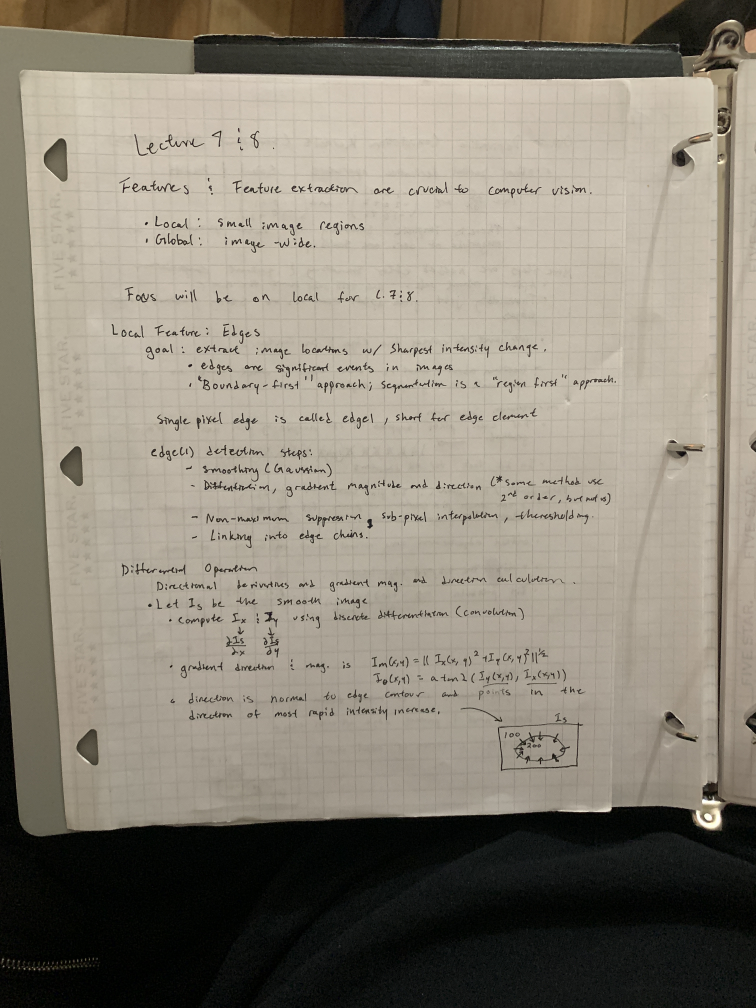
#> input picture ImageProcessing/testJPG/gridPaperExample.JPG, 3024 x 4032 px, found by its file name (shown at 1/4 size)
$ python main.py
#> lines starting #> are read from the running program, lines starting #| are printed output that depends on the picture; after the words box and inside, x2 and y2 are one past the last pixel; in counts of white or black regions, pixels touching at a corner belong together
### ImageProcessing/CPY_ImageScan.py
import cv2
import numpy as np
import matplotlib as plot

# Load Image
def LoadImage(imagePath: str) -> np.ndarray:
    image = cv2.imread(imagePath)
#> image is the input picture: shape (4032, 3024, 3); mean B, G, R 117.9, 130.6, 137.3
    if image is None:
        raise ValueError(f"Image not found at path: {imagePath}")
    return image

# Show Image
def ShowImage(image: np.ndarray, title: str = "Image"):
    cv2.imshow(title, image)
    cv2.waitKey(0)
    cv2.destroyAllWindows()

# Convert to Gray
def ConvertToGray(image: np.ndarray) -> np.ndarray:
    return cv2.cvtColor(image, cv2.COLOR_BGR2GRAY)

# Apply Gaussian Blur
def ApplyGaussianBlur(image: np.ndarray, kernel_size: int = 5, sigma: float = 0) -> np.ndarray:
#> called with kernel_size = 5, sigma = 0
    return cv2.GaussianBlur(image, (kernel_size, kernel_size), sigma)

# Apply Canny Edge Detection
def ApplyCannyEdgeDetection(image: np.ndarray, threshold1: int, threshold2: int) -> np.ndarray:
#> called with threshold1 = 45, threshold2 = 125
    return cv2.Canny(image, threshold1, threshold2)
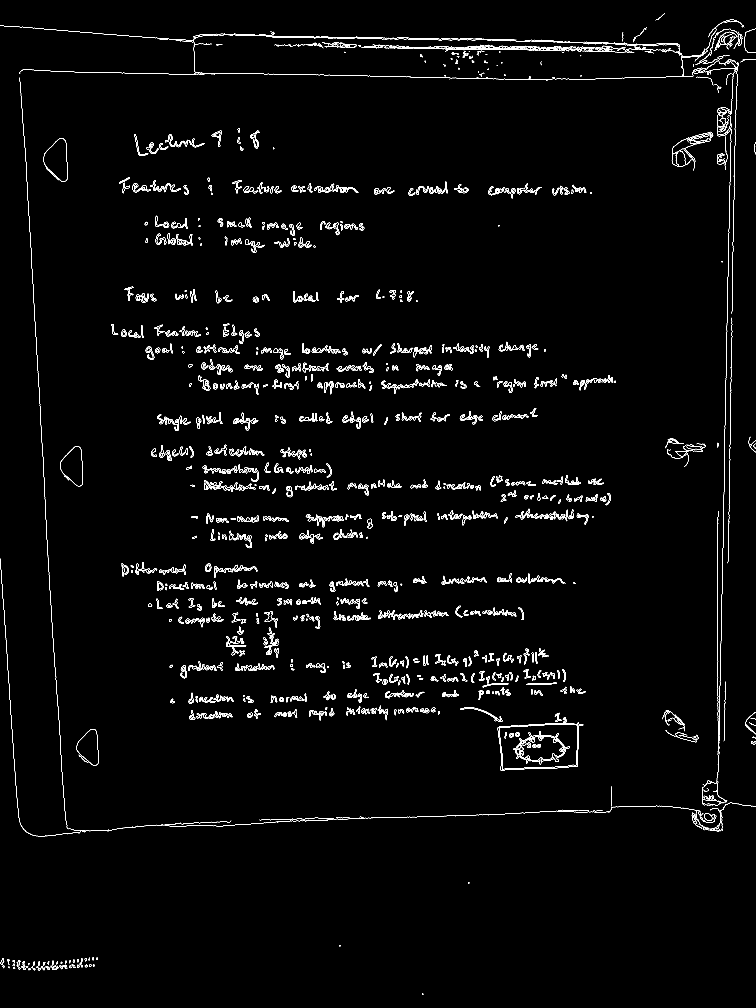
#> returned value: shape (4032, 3024) (shown at 1/4 size); 1.2% white in thin lines or dots

# Image Closing
def ImageClosing(image: np.ndarray, kernel_size: int = 5, dil_iteration: int = 3, ero_iteration: int = 2) -> np.ndarray:
#> called with kernel_size = 5, dil_iteration = 3, ero_iteration = 2
    kernel = np.ones((kernel_size, kernel_size))
    newImage = cv2.dilate(image, np.ones((5,5)), iterations=dil_iteration)
#> newImage: shape (4032, 3024); 10.9% white; 233 white regions, largest, box (x1, y1, x2, y2) and area: (0, 72, 3024, 3353) 375031, (1985, 2845, 2339, 3090) 38896, (805, 1851, 1110, 1980) 19283
    newImage = cv2.erode(newImage, np.ones((5,5)), iterations=ero_iteration)
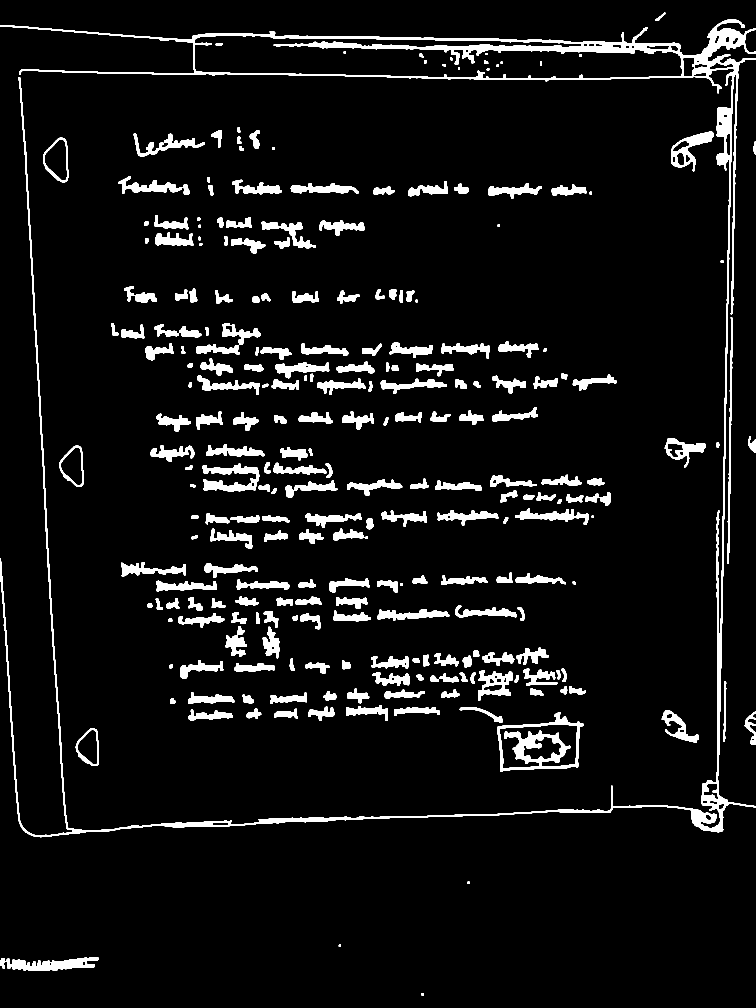
#> newImage: shape (4032, 3024) (shown at 1/4 size); 6.2% white; 251 white regions
    return newImage

# Contour Coordinate Reordering -->
# reorder points to top-left, top-right, bottom-right, bottom-left
def contourCoordinateReordering(points):
    points = points.reshape(4, 2)

    orderedPoints = np.zeros((4, 2), dtype=np.float32)
    summ = points.sum(axis=1)
    diff = np.diff(points, axis=1)

    orderedPoints[0] = points[np.argmin(summ)]
    orderedPoints[1] = points[np.argmin(diff)]
    orderedPoints[2] = points[np.argmax(summ)]
    orderedPoints[3] = points[np.argmax(diff)]
    orderedPoints = orderedPoints.reshape((4, 1, 2))
    return orderedPoints

# Find Biggest Contour
def BiggestContour(image: np.ndarray) -> np.ndarray:
    contours, _ = cv2.findContours(image, cv2.RETR_EXTERNAL, cv2.CHAIN_APPROX_SIMPLE)
#> contours = 237 contours; largest, box (x1, y1, x2, y2) and area: (0, 76, 3024, 3349) 429066, (1989, 2849, 2335, 3086) 58228, (173, 551, 273, 729) 12799, (0, 3828, 394, 3884) 11434, (2685, 525, 2855, 685) 11201

    # deal with curves
    contours = [cv2.convexHull(contour) for contour in contours]
#> contours = 237 contours; largest, box (x1, y1, x2, y2) and area: (0, 76, 3024, 3349) 9777148, (1989, 2849, 2335, 3086) 66822, (809, 1855, 1037, 1968) 22906, (0, 3828, 394, 3884) 18234, (535, 534, 820, 626) 17948
    biggestContour = np.array({})
    maxArea = 0
    for contour in contours:
        area = cv2.contourArea(contour)
        perimeter = cv2.arcLength(contour, True)
        epsilon = .1*perimeter
        approx = cv2.approxPolyDP(contour, epsilon, True)
        if area > maxArea and len(approx) == 4:
            biggestContour = approx
            maxArea = area
#> this loop made 237 passes
#> (area, perimeter, epsilon, biggestContour, maxArea) on passes 1, 6, 236: (70.5, 32.24, 3.22, [[1693, 3972], [1694, 3980], [1687, 3981], [1686, 3972]], 70.5), (66821.5, 1024.3, 102.4, [[2334, 2896], [2311, 3068], [2002, 3085], [1990, 2907]], 66821.5), (9777148.5, 12342.5, 1234.3, [[3023, 113], [3023, 3228], [103, 3330], [0, 100]], 9777148.5)
#> (area, perimeter, epsilon, approx) on passes 2, 3, 4, 5, 7, 8: (18234, 843, 84.3, [[393, 3831], [0, 3860]]), (65.5, 30.11, 3.01, [[1362, 3778], [1362, 3787], [1356, 3787], [1356, 3779]]), (68.5, 31.74, 3.17, [[1878, 3527], [1878, 3535], [1871, 3535], [1871, 3526]]), (10173, 394.4, 39.44, [[363, 2914], [385, 3063], [303, 2992]]), (4186, 307.2, 30.72, [[3023, 2846], [3011, 2979], [2979, 2900]]), (10315.5, 426.6, 42.66, [[2662, 2840], [2786, 2970], [2661, 2925]])
#> after the loop, maxArea = 9777148.5
    biggestContour = contourCoordinateReordering(biggestContour)
#> in contourCoordinateReordering, `points = points.reshape(4, 2)`: points = [[3023, 113], [3023, 3228], [103, 3330], [0, 100]]
#> in contourCoordinateReordering, `summ = points.sum(axis=1)`: summ = [3136, 6251, 3433, 100]
#> in contourCoordinateReordering, `diff = np.diff(points, axis=1)`: diff = [-2910, 205, 3227, 100]
#> biggestContour = [[0, 100], [3023, 113], [3023, 3228], [103, 3330]]
    return biggestContour

# Get M Matrix (Camera Matrix)
def GetMMatrix(source: np.ndarray, destination: np.ndarray) -> np.ndarray:
    return cv2.getPerspectiveTransform(source, destination)

# Warp Perspective
def WarpPerspective(image: np.ndarray, points: np.ndarray, width: int = 2590, height: int = 3340) -> np.ndarray:
    return cv2.warpPerspective(image, points, (width, height))

# Scans Looseleaf
def ScanDocument(imagePath: str, threshold1: int = 45, threshold2: int = 125, width: int = 2590, height: int = 3340, option: int = 0) -> np.ndarray:
    image = LoadImage(imagePath)
    grayImage = ConvertToGray(image)
    grayImageBlur = ApplyGaussianBlur(grayImage)
    grayImageEdges = ApplyCannyEdgeDetection(grayImageBlur, threshold1, threshold2)
    grayImageEdgesClosing = ImageClosing(grayImageEdges)
    bigContour = BiggestContour(grayImageEdgesClosing)
#> bigContour = [[0, 100], [3023, 113], [3023, 3228], [103, 3330]]
    mMatrix = GetMMatrix(np.float32(bigContour), np.float32([ [0, 0], [width, 0], [width, height], [0,height] ]))
#> mMatrix = [[0.825, -0.0263, 2.63], [-0.00429, 0.998, -99.79], [-1.21e-05, -1.02e-05, 1]]

    # colored
    if option == 0:
        paper = WarpPerspective(image, mMatrix, width, height)
        return paper

    # grayscaled
    elif option == 1:
        paper = WarpPerspective(grayImage, mMatrix, width, height)
        return paper

    # binary
    elif option == 2:
        paper = WarpPerspective(grayImage, mMatrix, width, height)
#> in WarpPerspective, `return cv2.warpPerspective(image, points, (width, height))`:
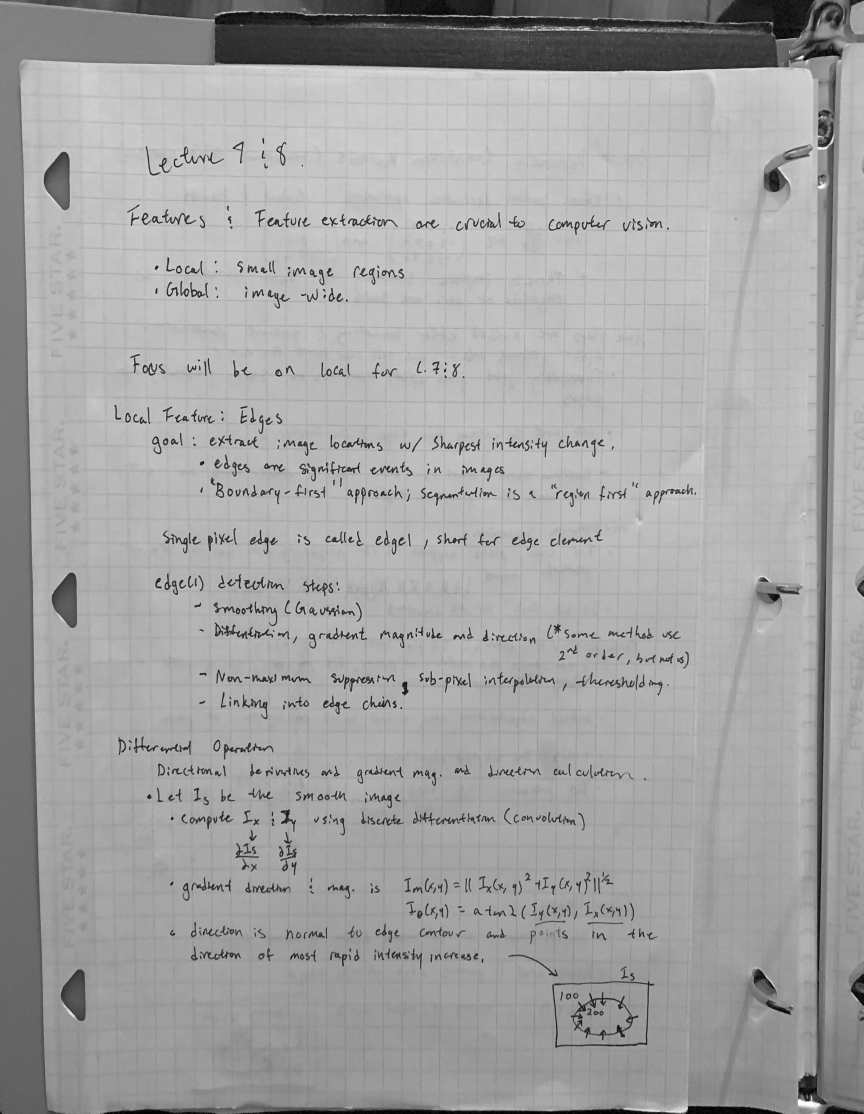
#> returned value: shape (3340, 2590) (shown at 1/3 size); min 0, max 255, mean 162.9
        denoisedImage = cv2.medianBlur(paper, 3)
        blurredDenoisedImage = ApplyGaussianBlur(denoisedImage)
        brightness = 3
        blockSize = 13
        binary = cv2.adaptiveThreshold(blurredDenoisedImage, 255, cv2.ADAPTIVE_THRESH_GAUSSIAN_C, cv2.THRESH_BINARY, blockSize, brightness)
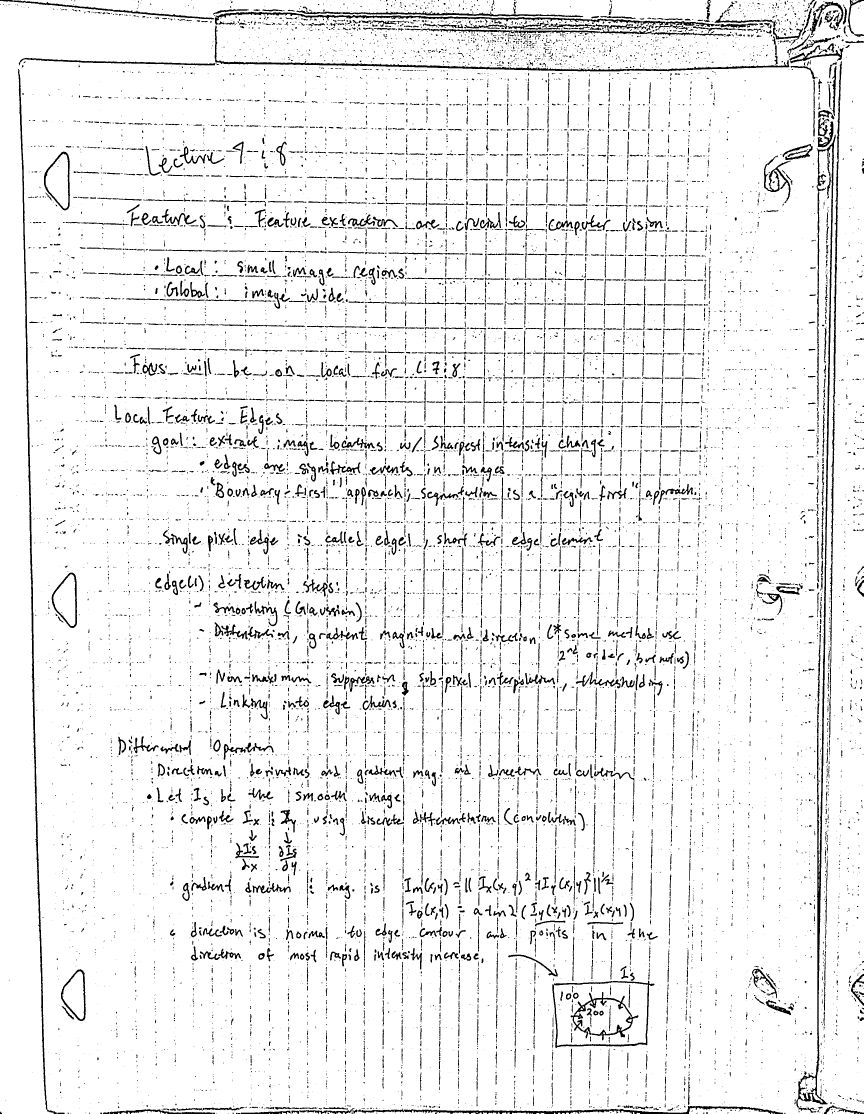
#> binary: shape (3340, 2590) (shown at 1/3 size); 93.3% white; 14333 black regions (10675 under 20 px), largest, box (x1, y1, x2, y2) and area: (2389, 403, 2507, 3338) 20285, (54, 207, 171, 3340) 14811, (644, 35, 2274, 93) 10414
        return binary

### ImageProcessing/PDFGenerator.py
from PIL import Image

def jpgs_to_pdf(image_paths, output_path):
    """
    Converts a list of JPG image paths to a single PDF.
    Assumes all images are RGB or converts them if needed.

    Parameters:
        image_paths (list of str): Paths to JPG images.
        output_path (str): Output path for the PDF.

    Returns:
        None
    """
#> called with output_path = 'ImageProcessing/output.pdf'
    images = []
    for path in image_paths:
        img = Image.open(path).convert("RGB")
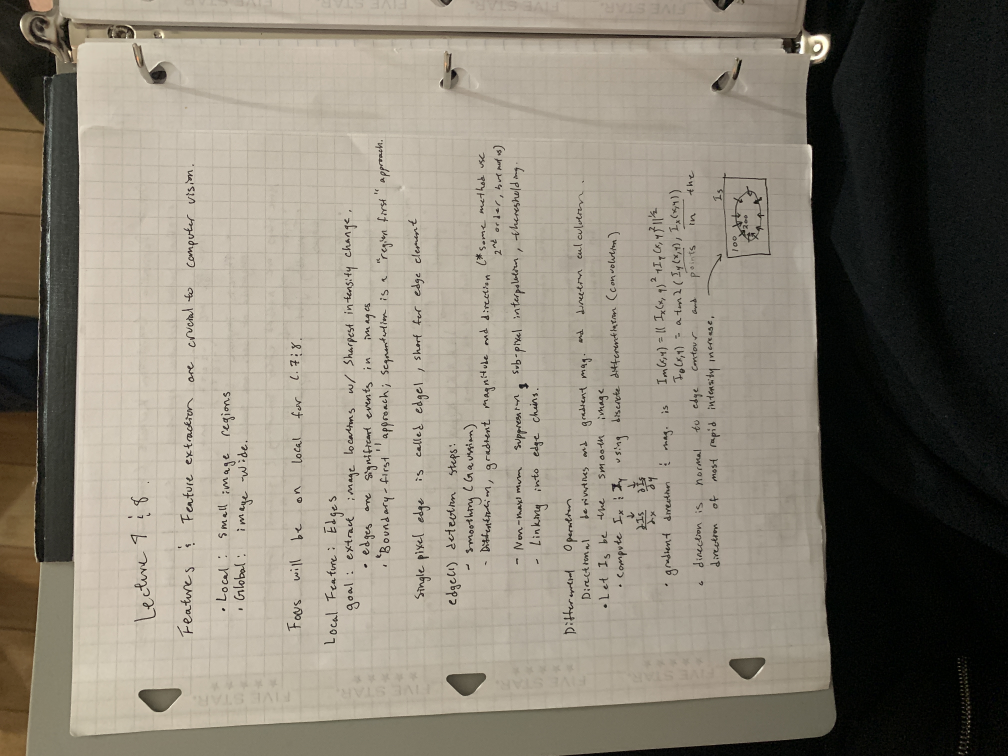
#> img: PIL image 4032x3024 RGB (shown at 1/4 size); mean R, G, B 137.3, 130.6, 117.9
        images.append(img)

    if images:
        images[0].save(output_path, save_all=True, append_images=images[1:])

### ImageProcessing/main.py
import cv2
import numpy as np
import matplotlib as plot
from CPY_ImageScan import *
from ImageProcessing.PDFGenerator import jpgs_to_pdf

if __name__ == "__main__":
    # --- Document Scan Test ---
    testImagePath = "ImageProcessing/testJPG/gridPaperExample.JPG"
    testImage = ScanDocument(testImagePath, option=2)
    ShowImage(testImage)

    # --- JPG to PDF Test ---
    image_list = [
        "ImageProcessing/testJPG/gridPaperExample.JPG",
        "ImageProcessing/testJPG/bookExample.JPG"  # Add more as needed
    ]
    output_pdf_path = "ImageProcessing/output.pdf"
    jpgs_to_pdf(image_list, output_pdf_path)
    print(f"PDF created at: {output_pdf_path}")
